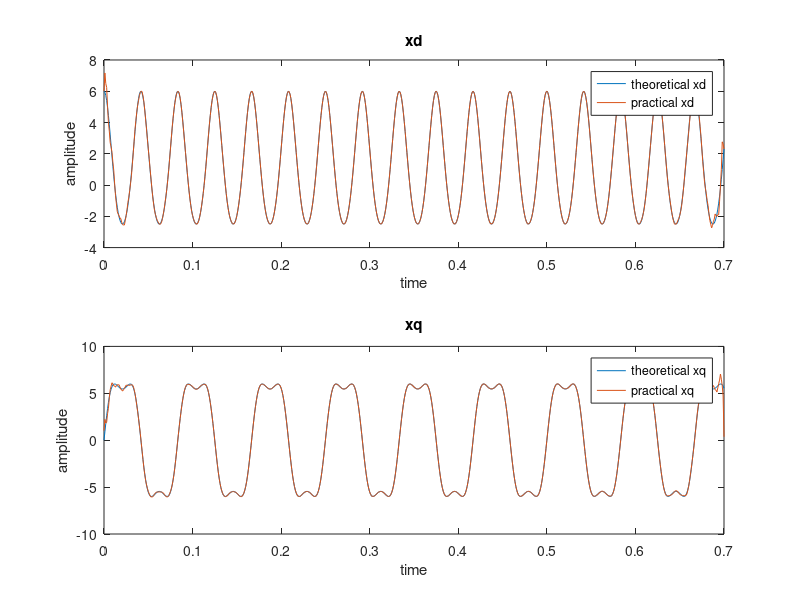

Write the MATLAB code that produced this figure.
clear all

t = 0:0.001:0.7;
xd1= 6*cos(2*sin(24*pi*t));
xq1= 6*sin(2*sin(24*pi*t));

x = 6*cos(240*pi*t+2*sin(24*pi*t));
z = hilbert(x);
xl= z.*exp(-j*2*pi*120*t);
xd2= real(xl);
xq2= -j*(xl-xd2);

subplot(2,1,1)
plot(t,xd1,t,xd2)
title('xd')
xlabel('time')
ylabel('amplitude')
legend('theoretical xd','practical xd')

subplot(2,1,2)
plot(t,xq1,t,xq2)
title('xq')
xlabel('time')
ylabel('amplitude')
legend('theoretical xq','practical xq')
